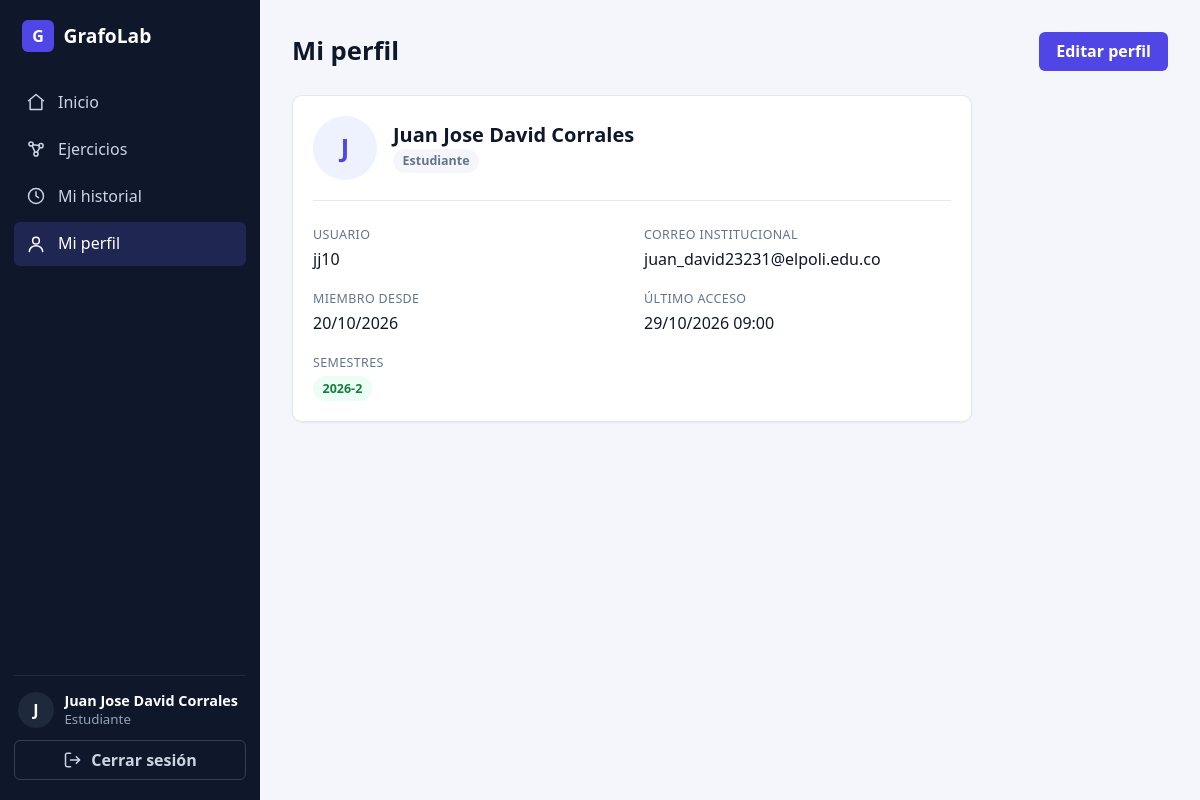
Page /users/profile/ (signed in) on the committed database.
### apps/users/models.py (models this page shows, shortened)
class User(AbstractUser):
    class Role(models.TextChoices):
        ADMIN = "admin", "Administrador (docente)"
        STUDENT = "student", "Estudiante"
    role = models.CharField(max_length=10, choices=Role.choices, default=Role.STUDENT, db_column='id_role')
    @property
    def is_teacher(self):
        return self.role == self.Role.ADMIN
    @property
    def is_student(self):
        return self.role == self.Role.STUDENT

### apps/core/models.py (models this page shows, shortened)
class Semester(models.Model):
    name = models.CharField(max_length=20, unique=True)
    is_active = models.BooleanField(default=True)
    students = models.ManyToManyField(settings.AUTH_USER_MODEL, blank=True, related_name="semesters", limit_choices_to={"role": "student"})
    class Meta:
        ordering = ["-name"]

### apps/users/views.py (the view)
# urls.py: path("profile/", views.ProfileView.as_view(), name="profile"),
class ProfileView(LoginRequiredMixin, DetailView):
    template_name = "users/profile.html"
    def get_object(self, queryset=None):
        return self.request.user

### apps/users/templates/users/profile.html (shortened to what this page needs)
{% extends 'base.html' %}
{% block content %}
<div class="page-header">
  <h1 class="page-title">Mi perfil</h1>
  <a href="{% url 'users:update_profile' %}" class="btn btn-primary">Editar perfil</a>
</div>
<div class="card card-narrow">
  <div class="profile-header">
    <span class="avatar-lg">{{ user.username|first|upper }}</span>
    <div>
      <h2 class="mb-0">{{ user.get_full_name|default:user.username }}</h2>
      <span class="badge {% if user.is_teacher %}badge-info{% else %}badge-neutral{% endif %}">
        {% if user.is_teacher %}Docente{% else %}Estudiante{% endif %}
      </span>
    </div>
  </div>
  <dl class="detail-list">
    <div>
      <dt>Usuario</dt>
      <dd>{{ user.username }}</dd>
    </div>
    <div>
      <dt>Correo institucional</dt>
      <dd>{{ user.email|default:"—" }}</dd>
    </div>
    <div>
      <dt>Miembro desde</dt>
      <dd>{{ user.date_joined|date:"d/m/Y" }}</dd>
    </div>
    <div>
      <dt>Último acceso</dt>
      <dd>{{ user.last_login|date:"d/m/Y H:i"|default:"—" }}</dd>
    </div>
    {% if user.is_student %}
      <div class="detail-full">
        <dt>Semestres</dt>
        <dd>
          {% for semester in user.semesters.all %}
            <span class="badge {% if semester.is_active %}badge-success{% else %}badge-neutral{% endif %}">
              {{ semester.name }}
            </span>
          {% empty %}
            <span class="text-muted">Aún no estás inscrito en ningún semestre.</span>
          {% endfor %}
        </dd>
      </div>
    {% endif %}
  </dl>
</div>
{% endblock %}

### templates/partials/sidebar.html (shortened to what this page needs)
{% with ns=request.resolver_match.namespace|default:'' name=request.resolver_match.url_name|default:'' %}
<aside class="sidebar" id="sidebar" aria-label="Navegación principal">
  <a class="sidebar-brand" href="{% url 'core:dashboard' %}">
    <span class="brand-mark">G</span>
    <span>GrafoLab</span>
  </a>
  <nav class="sidebar-nav">
    <a href="{% url 'core:dashboard' %}"
       class="nav-link{% if ns == 'core' and name == 'dashboard' %} active{% endif %}">
      <svg class="icon" viewBox="0 0 24 24" aria-hidden="true"><path d="M3 10.5 12 3l9 7.5"/><path d="M5 9.5V21h14V9.5"/></svg>
      Inicio
    </a>
    {% if user.is_teacher %}
      <a href="{% url 'core:semester_list' %}"
         class="nav-link{% if ns == 'core' and 'semester' in name %} active{% endif %}">
        <svg class="icon" viewBox="0 0 24 24" aria-hidden="true"><rect x="3" y="4.5" width="18" height="16" rx="2"/><path d="M3 9.5h18M8 2.5v4M16 2.5v4"/></svg>
        Semestres
      </a>
      <a href="{% url 'modules:manage_list' %}"
         class="nav-link{% if ns == 'modules' and 'manage' in name %} active{% endif %}">
        <svg class="icon" viewBox="0 0 24 24" aria-hidden="true"><circle cx="6" cy="6" r="2.5"/><circle cx="18" cy="8" r="2.5"/><circle cx="12" cy="18" r="2.5"/><path d="M8.2 7l7.6.7M7.4 8.2l3.4 7.6M16.7 10.2l-3.6 5.9"/></svg>
        Ejercicios
      </a>
      <a href="{% url 'users:student_list' %}"
         class="nav-link{% if ns == 'users' and 'student' in name %} active{% endif %}">
        <svg class="icon" viewBox="0 0 24 24" aria-hidden="true"><circle cx="9" cy="8" r="3.5"/><path d="M2.5 20c0-3.6 2.9-6 6.5-6s6.5 2.4 6.5 6"/><path d="M16 4.7a3.5 3.5 0 0 1 0 6.6M18 14.3c2.2.7 3.5 2.6 3.5 5.7"/></svg>
        Estudiantes
      </a>
    {% else %}
      <a href="{% url 'modules:exercise_list' %}"
         class="nav-link{% if ns == 'modules' and 'exercise' in name %} active{% endif %}">
        <svg class="icon" viewBox="0 0 24 24" aria-hidden="true"><circle cx="6" cy="6" r="2.5"/><circle cx="18" cy="8" r="2.5"/><circle cx="12" cy="18" r="2.5"/><path d="M8.2 7l7.6.7M7.4 8.2l3.4 7.6M16.7 10.2l-3.6 5.9"/></svg>
        Ejercicios
      </a>
      <a href="{% url 'modules:attempt_list' %}"
         class="nav-link{% if ns == 'modules' and 'attempt' in name %} active{% endif %}">
        <svg class="icon" viewBox="0 0 24 24" aria-hidden="true"><circle cx="12" cy="12" r="9"/><path d="M12 7v5l3 2"/></svg>
        Mi historial
      </a>
    {% endif %}
    <a href="{% url 'users:profile' %}"
       class="nav-link{% if ns == 'users' and 'profile' in name %} active{% endif %}">
      <svg class="icon" viewBox="0 0 24 24" aria-hidden="true"><circle cx="12" cy="8" r="4"/><path d="M4 21c0-4 3.6-7 8-7s8 3 8 7"/></svg>
      Mi perfil
    </a>
  </nav>
  <div class="sidebar-footer">
    <div class="user-box">
      <span class="avatar">{{ user.username|first|upper }}</span>
      <div class="user-info">
        <strong>{{ user.get_full_name|default:user.username }}</strong>
        <small>{% if user.is_teacher %}Docente{% else %}Estudiante{% endif %}</small>
      </div>
    </div>
    <form method="post" action="{% url 'users:signout' %}">
      <button type="submit" class="btn btn-ghost btn-block">
        <svg class="icon" viewBox="0 0 24 24" aria-hidden="true"><path d="M9 4H5a2 2 0 0 0-2 2v12a2 2 0 0 0 2 2h4M16 8l4 4-4 4M20 12H9"/></svg>
        Cerrar sesión
      </button>
    </form>
  </div>
</aside>
{% endwith %}

### rows in the picture
User: username|first "J", get_full_name "Juan Jose David Corrales", username "jj10", email "juan_david23231@elpoli.edu.co", date_joined "20/10/2026", last_login "29/10/2026 09:00"
Semester: name "2026-2"
